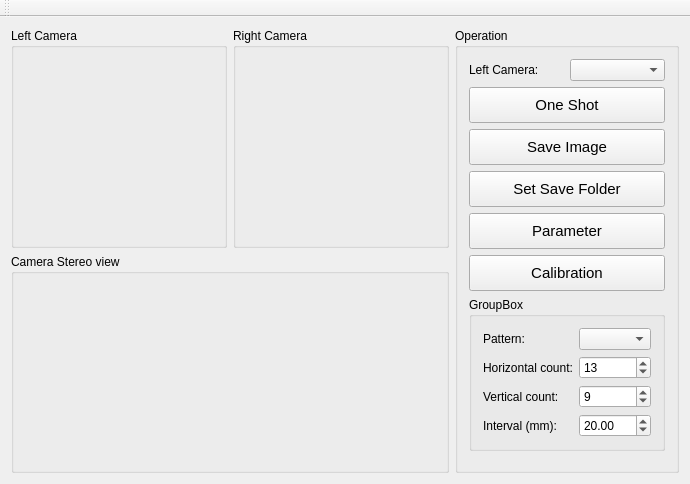
<?xml version="1.0" encoding="UTF-8"?>
<ui version="4.0">
 <class>DualPDRCalibrationWindowClass</class>
 <widget class="QMainWindow" name="DualPDRCalibrationWindowClass">
  <property name="geometry">
   <rect>
    <x>0</x>
    <y>0</y>
    <width>690</width>
    <height>484</height>
   </rect>
  </property>
  <property name="windowTitle">
   <string>DualPDRCalibrationWindow</string>
  </property>
  <widget class="QWidget" name="centralWidget">
   <layout class="QGridLayout" name="gridLayout">
    <item row="0" column="0">
     <widget class="QGroupBox" name="gbLeft">
      <property name="sizePolicy">
       <sizepolicy hsizetype="Expanding" vsizetype="Preferred">
        <horstretch>0</horstretch>
        <verstretch>0</verstretch>
       </sizepolicy>
      </property>
      <property name="font">
       <font>
        <family>Microsoft YaHei UI</family>
       </font>
      </property>
      <property name="title">
       <string>Left Camera</string>
      </property>
      <layout class="QHBoxLayout" name="horizontalLayout">
       <item>
        <widget class="QWidget" name="canvasLeft" native="true"/>
       </item>
      </layout>
     </widget>
    </item>
    <item row="0" column="1">
     <widget class="QGroupBox" name="gbRight">
      <property name="sizePolicy">
       <sizepolicy hsizetype="Expanding" vsizetype="Preferred">
        <horstretch>0</horstretch>
        <verstretch>0</verstretch>
       </sizepolicy>
      </property>
      <property name="font">
       <font>
        <family>Microsoft YaHei UI</family>
       </font>
      </property>
      <property name="title">
       <string>Right Camera</string>
      </property>
      <layout class="QHBoxLayout" name="horizontalLayout_2">
       <item>
        <widget class="QWidget" name="canvasRight" native="true"/>
       </item>
      </layout>
     </widget>
    </item>
    <item row="1" column="0" colspan="2">
     <widget class="QGroupBox" name="gbStereo">
      <property name="sizePolicy">
       <sizepolicy hsizetype="Expanding" vsizetype="Preferred">
        <horstretch>0</horstretch>
        <verstretch>0</verstretch>
       </sizepolicy>
      </property>
      <property name="font">
       <font>
        <family>Microsoft YaHei UI</family>
       </font>
      </property>
      <property name="title">
       <string>Camera Stereo view</string>
      </property>
      <layout class="QHBoxLayout" name="horizontalLayout_3">
       <property name="leftMargin">
        <number>0</number>
       </property>
       <property name="topMargin">
        <number>0</number>
       </property>
       <property name="rightMargin">
        <number>0</number>
       </property>
       <property name="bottomMargin">
        <number>0</number>
       </property>
      </layout>
     </widget>
    </item>
    <item row="0" column="2" rowspan="2">
     <widget class="QGroupBox" name="gbOperation">
      <property name="font">
       <font>
        <family>Microsoft YaHei UI</family>
       </font>
      </property>
      <property name="title">
       <string>Operation</string>
      </property>
      <layout class="QVBoxLayout" name="verticalLayout">
       <item>
        <widget class="QWidget" name="widgetCamSelection" native="true">
         <layout class="QGridLayout" name="gridLayout_2">
          <property name="leftMargin">
           <number>0</number>
          </property>
          <property name="topMargin">
           <number>0</number>
          </property>
          <property name="rightMargin">
           <number>0</number>
          </property>
          <property name="bottomMargin">
           <number>0</number>
          </property>
          <item row="0" column="1">
           <widget class="QComboBox" name="cbLeftCamera"/>
          </item>
          <item row="0" column="0">
           <widget class="QLabel" name="label">
            <property name="text">
             <string>Left Camera:</string>
            </property>
           </widget>
          </item>
         </layout>
        </widget>
       </item>
       <item>
        <widget class="QPushButton" name="btnShot">
         <property name="minimumSize">
          <size>
           <width>120</width>
           <height>36</height>
          </size>
         </property>
         <property name="font">
          <font>
           <family>Microsoft YaHei UI</family>
           <pointsize>11</pointsize>
          </font>
         </property>
         <property name="text">
          <string>One Shot</string>
         </property>
        </widget>
       </item>
       <item>
        <widget class="QPushButton" name="btnSave">
         <property name="minimumSize">
          <size>
           <width>120</width>
           <height>36</height>
          </size>
         </property>
         <property name="font">
          <font>
           <family>Microsoft YaHei UI</family>
           <pointsize>11</pointsize>
          </font>
         </property>
         <property name="text">
          <string>Save Image</string>
         </property>
        </widget>
       </item>
       <item>
        <widget class="QPushButton" name="btnSaveFolder">
         <property name="minimumSize">
          <size>
           <width>120</width>
           <height>36</height>
          </size>
         </property>
         <property name="font">
          <font>
           <family>Microsoft YaHei UI</family>
           <pointsize>11</pointsize>
          </font>
         </property>
         <property name="text">
          <string>Set Save Folder</string>
         </property>
        </widget>
       </item>
       <item>
        <widget class="QPushButton" name="btnParamter">
         <property name="minimumSize">
          <size>
           <width>120</width>
           <height>36</height>
          </size>
         </property>
         <property name="font">
          <font>
           <family>Microsoft YaHei UI</family>
           <pointsize>11</pointsize>
          </font>
         </property>
         <property name="text">
          <string>Parameter</string>
         </property>
        </widget>
       </item>
       <item>
        <widget class="QPushButton" name="btnCalibration">
         <property name="minimumSize">
          <size>
           <width>120</width>
           <height>36</height>
          </size>
         </property>
         <property name="font">
          <font>
           <family>Microsoft YaHei UI</family>
           <pointsize>11</pointsize>
          </font>
         </property>
         <property name="text">
          <string>Calibration</string>
         </property>
        </widget>
       </item>
       <item>
        <widget class="QGroupBox" name="groupBox">
         <property name="title">
          <string>GroupBox</string>
         </property>
         <layout class="QGridLayout" name="gridLayout_3">
          <item row="0" column="1">
           <widget class="QComboBox" name="cbCalibPattern"/>
          </item>
          <item row="1" column="0">
           <widget class="QLabel" name="label_3">
            <property name="text">
             <string>Horizontal count:</string>
            </property>
           </widget>
          </item>
          <item row="0" column="0">
           <widget class="QLabel" name="label_2">
            <property name="text">
             <string>Pattern:</string>
            </property>
           </widget>
          </item>
          <item row="2" column="0">
           <widget class="QLabel" name="label_4">
            <property name="text">
             <string>Vertical count:</string>
            </property>
           </widget>
          </item>
          <item row="3" column="0">
           <widget class="QLabel" name="label_interval">
            <property name="text">
             <string>Interval (mm):</string>
            </property>
           </widget>
          </item>
          <item row="1" column="1">
           <widget class="QSpinBox" name="sbHorizontalCount">
            <property name="minimum">
             <number>3</number>
            </property>
            <property name="maximum">
             <number>100</number>
            </property>
            <property name="value">
             <number>13</number>
            </property>
           </widget>
          </item>
          <item row="2" column="1">
           <widget class="QSpinBox" name="sbVerticalCount">
            <property name="minimum">
             <number>3</number>
            </property>
            <property name="maximum">
             <number>100</number>
            </property>
            <property name="value">
             <number>9</number>
            </property>
           </widget>
          </item>
          <item row="3" column="1">
           <widget class="QDoubleSpinBox" name="dsbInterval">
            <property name="minimum">
             <double>3.000000000000000</double>
            </property>
            <property name="value">
             <double>20.000000000000000</double>
            </property>
           </widget>
          </item>
         </layout>
        </widget>
       </item>
       <item>
        <spacer name="verticalSpacer">
         <property name="orientation">
          <enum>Qt::Vertical</enum>
         </property>
         <property name="sizeHint" stdset="0">
          <size>
           <width>20</width>
           <height>40</height>
          </size>
         </property>
        </spacer>
       </item>
      </layout>
     </widget>
    </item>
   </layout>
  </widget>
  <widget class="QToolBar" name="mainToolBar">
   <attribute name="toolBarArea">
    <enum>TopToolBarArea</enum>
   </attribute>
   <attribute name="toolBarBreak">
    <bool>false</bool>
   </attribute>
  </widget>
 </widget>
 <layoutdefault spacing="6" margin="11"/>
 <resources>
  <include location="DualPDRCalibrationWindow.qrc"/>
 </resources>
 <connections/>
</ui>
